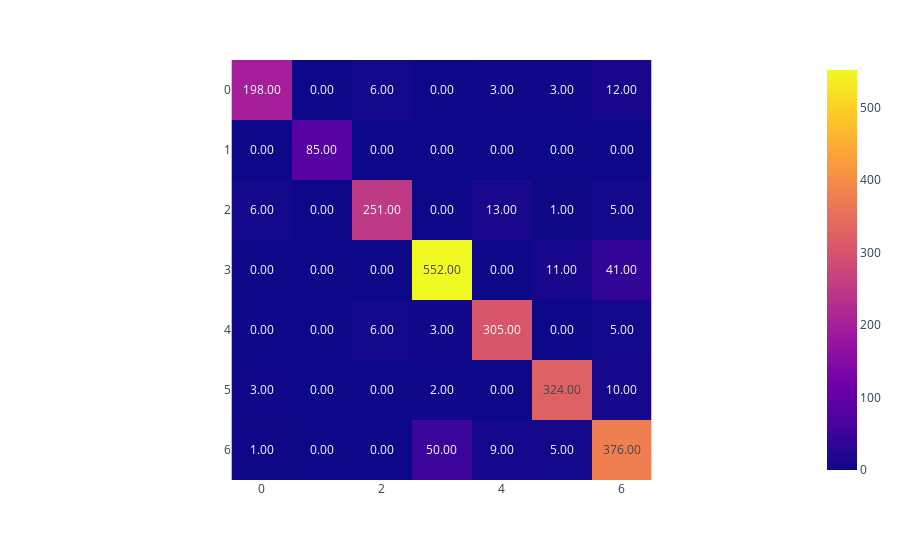
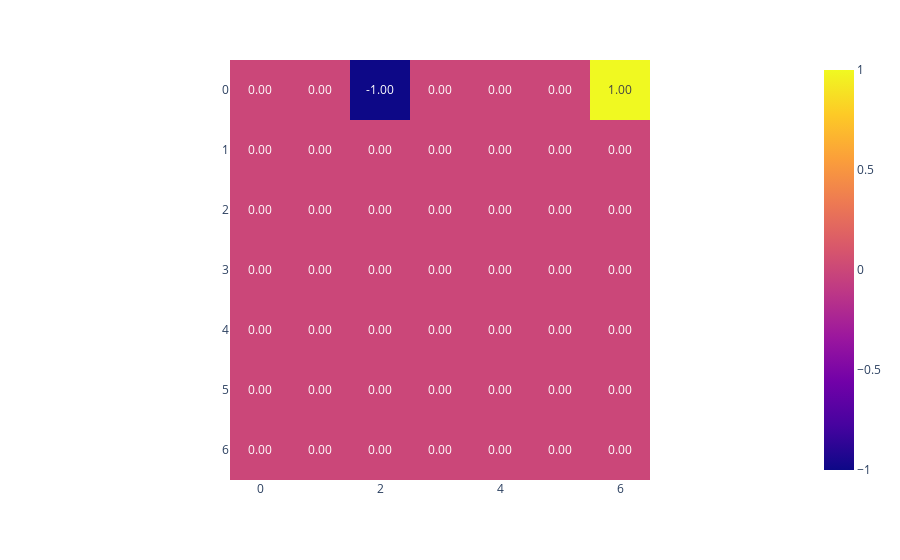

The notebook cell saved with these charts, in order:
### Markdown cell above
### Regresja logistyczna

### Code cell
reg = LogisticRegression(max_iter=1000)
reg.fit(X_train, y_train)
y_pred = reg.predict(X_val)
print("BEFORE FEATURE SELECTION:\n")
print(f"Accuracy: {reg.score(X_val, y_val)}")
report = classification_report(y_val, y_pred)
print("Report:\n", report)


cm1 = confusion_matrix(y_val, y_pred)
#print(f"confusion matrix:")
#print(cm)

fig = px.imshow(confusion_matrix(y_val, y_pred),text_auto='.2f')
fig.show()


print("AFTER FEATURE SELECTION:\n")
reg = LogisticRegression(max_iter=1000)
reg.fit(X_train_filtered, y_train)
y_pred = reg.predict(X_val_filtered)
print(f"Accuracy: {reg.score(X_val_filtered, y_val)}")
report = classification_report(y_val, y_pred)
print("Report:\n", report)

#print(f"confusion matrix:")
#print(cm)
cm2 = confusion_matrix(y_val, y_pred)
cm3 = cm2 - cm1

fig = px.imshow(cm3,text_auto='.2f')
fig.show()

### Figure 1 — Plotly figure (JSON) as saved in the notebook; plotly's stock layout.template omitted (floating-point values rounded to 4 significant figures)
{"data": [{"coloraxis": "coloraxis", "hovertemplate": "x: %{x}<br>y: %{y}<br>color: %{z}<extra></extra>", "name": "0", "texttemplate": "%{z:.2f}", "type": "heatmap", "xaxis": "x", "yaxis": "y", "z": [[198, 0, 6, 0, 3, 3, 12], [0, 85, 0, 0, 0, 0, 0], [6, 0, 251, 0, 13, 1, 5], [0, 0, 0, 552, 0, 11, 41], [0, 0, 6, 3, 305, 0, 5], [3, 0, 0, 2, 0, 324, 10], [1, 0, 0, 50, 9, 5, 376]]}], "layout": {"coloraxis": {"colorscale": [[0, "#0d0887"], [0.1111, "#46039f"], [0.2222, "#7201a8"], [0.3333, "#9c179e"], [0.4444, "#bd3786"], [0.5556, "#d8576b"], [0.6667, "#ed7953"], [0.7778, "#fb9f3a"], [0.8889, "#fdca26"], [1, "#f0f921"]]}, "margin": {"t": 60}, "xaxis": {"anchor": "y", "constrain": "domain", "domain": [0, 1], "scaleanchor": "y"}, "yaxis": {"anchor": "x", "autorange": "reversed", "constrain": "domain", "domain": [0, 1]}}}

### Figure 2 — Plotly figure (JSON) as saved in the notebook; plotly's stock layout.template omitted (floating-point values rounded to 4 significant figures)
{"data": [{"coloraxis": "coloraxis", "hovertemplate": "x: %{x}<br>y: %{y}<br>color: %{z}<extra></extra>", "name": "0", "texttemplate": "%{z:.2f}", "type": "heatmap", "xaxis": "x", "yaxis": "y", "z": [[0, 0, -1, 0, 0, 0, 1], [0, 0, 0, 0, 0, 0, 0], [0, 0, 0, 0, 0, 0, 0], [0, 0, 0, 0, 0, 0, 0], [0, 0, 0, 0, 0, 0, 0], [0, 0, 0, 0, 0, 0, 0], [0, 0, 0, 0, 0, 0, 0]]}], "layout": {"coloraxis": {"colorscale": [[0, "#0d0887"], [0.1111, "#46039f"], [0.2222, "#7201a8"], [0.3333, "#9c179e"], [0.4444, "#bd3786"], [0.5556, "#d8576b"], [0.6667, "#ed7953"], [0.7778, "#fb9f3a"], [0.8889, "#fdca26"], [1, "#f0f921"]]}, "margin": {"t": 60}, "xaxis": {"anchor": "y", "constrain": "domain", "domain": [0, 1], "scaleanchor": "y"}, "yaxis": {"anchor": "x", "autorange": "reversed", "constrain": "domain", "domain": [0, 1]}}}
